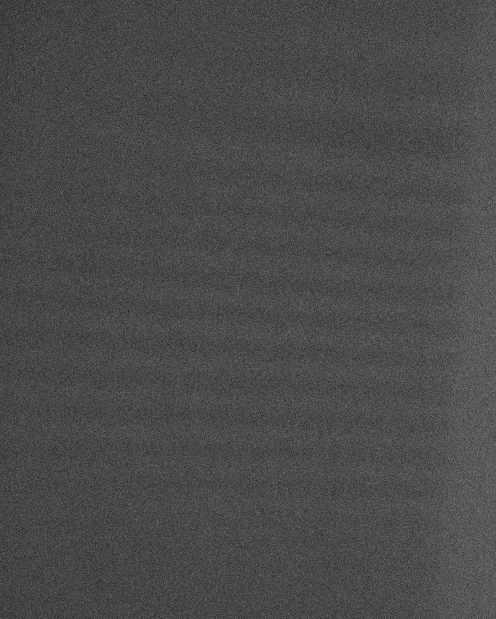
#> input picture py/appareil.dir/touchePiano.jpg, 496 x 619 px
$ python evalClearness.py
#> lines starting #> are read from the running program, lines starting #| are printed output that depends on the picture; after the words box and inside, x2 and y2 are one past the last pixel; in counts of white or black regions, pixels touching at a corner belong together
from PIL import Image
import numpy as np
import matplotlib.pyplot as plt
from scipy.signal import find_peaks

def lissage(Lx, Ly, p):
    Lxout=[]
    Lyout=[]
    Lxout = Lx[p: -p]
    for index in range(p, len(Ly)-p):
        average = sum(Ly[index-p : index+p+1]) / (2*p + 1)
        Lyout.append(average)

    return Lxout,Lyout

col = Image.open("touchePiano.jpg")
#> col is the input picture: PIL image 496x619 L; min 32, max 130, mean 74.6
col = col.rotate(90)
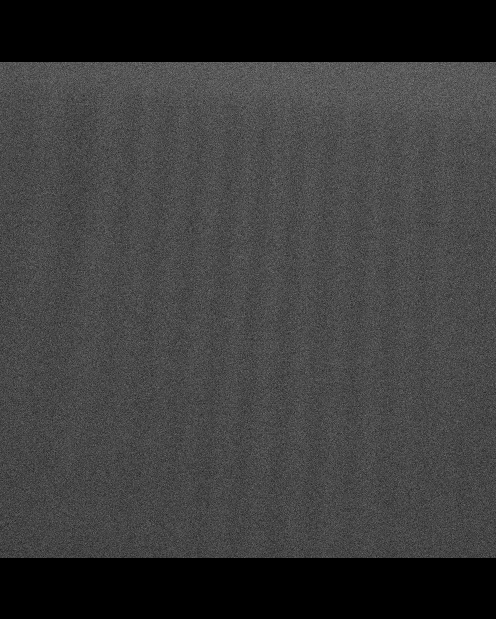
#> col: PIL image 496x619 L; min 0, max 130, mean 60.2
gray = col.convert('L')

weight, height = gray.size
#> weight = 496; height = 619

bw = gray.point(lambda x: 0 if x<80 else 255, '1')
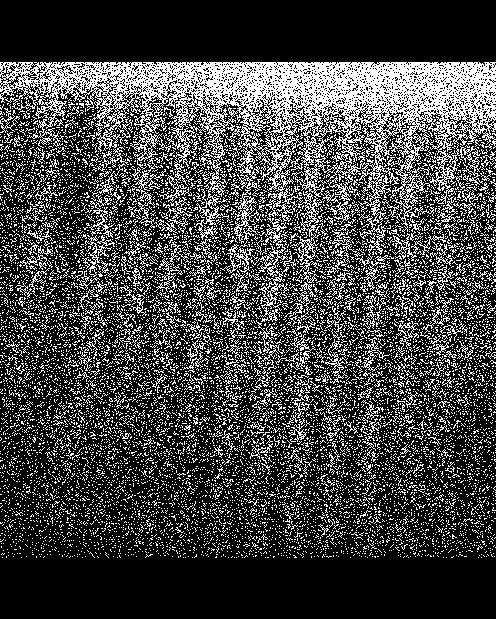
#> bw: PIL image 496x619 1; 26.3% white in thin lines or dots, all inside (x1, y1, x2, y2) = (0, 62, 496, 558)

countCols = []

for x in range (weight):
    countCol = 0
    for y in range (height):
        if (bw.getpixel((x,y)) == 255):
            countCol += 1
    countCols.append(countCol)

x = np.linspace(1, weight, weight)
#> x = 496 values from 1 to 496
y = countCols

x, y = lissage(x, y, 10)
#> x = 476 values from 11 to 486

countPiano = find_peaks(y, prominence=6)

print(len(countPiano[0]))
#| 10
print(countPiano[0])
#| [ 36  91 133 265 294 297 330 363 396 435]

bw.show()

for v in countPiano[0]:
    for i in range(height):
#> (the run stopped early here; a loop or call above may not have finished)
